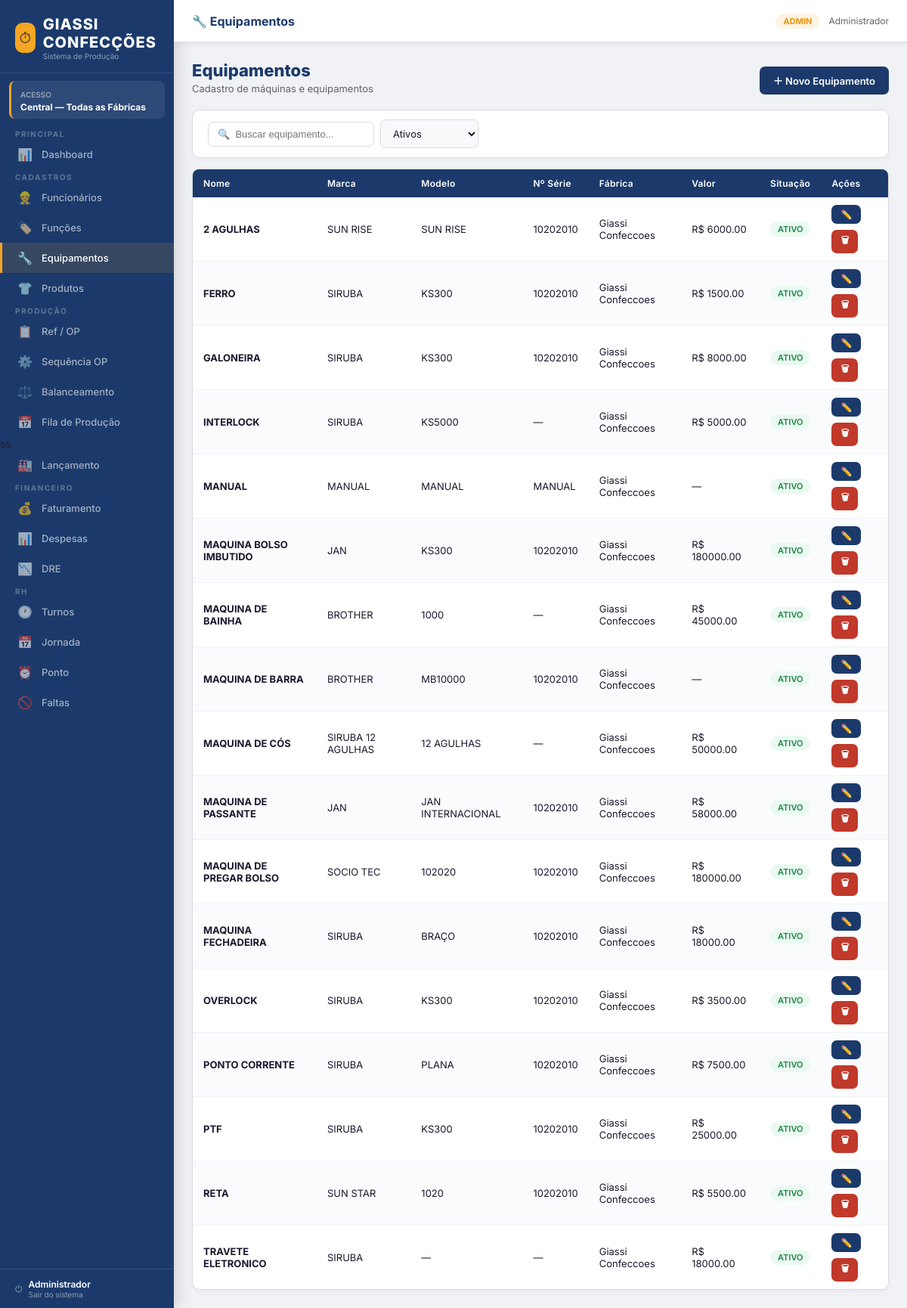
The app's page /equipamentos (signed in) with its own data.
### tables this page shows
CREATE TABLE usuarios (
        id INTEGER PRIMARY KEY AUTOINCREMENT,
        nome TEXT NOT NULL,
        login TEXT NOT NULL UNIQUE,
        senha_hash TEXT NOT NULL,
        perfil TEXT DEFAULT 'operador',
        fabrica_id INTEGER,
        ativo INTEGER DEFAULT 1,
        FOREIGN KEY(fabrica_id) REFERENCES fabricas(id)
    );

CREATE TABLE equipamentos (
        id INTEGER PRIMARY KEY AUTOINCREMENT,
        fabrica_id INTEGER,
        nome TEXT NOT NULL,
        marca TEXT,
        modelo TEXT,
        numero_serie TEXT,
        data_aquisicao TEXT,
        valor REAL DEFAULT 0,
        situacao TEXT DEFAULT 'ATIVO',
        observacao TEXT,
        FOREIGN KEY(fabrica_id) REFERENCES fabricas(id)
    );

CREATE TABLE fabricas (
        id INTEGER PRIMARY KEY AUTOINCREMENT,
        nome TEXT NOT NULL,
        cidade TEXT,
        endereco TEXT,
        ativa INTEGER DEFAULT 1
    );

### app.py (the view)
@app.route('/equipamentos')
@login_required
def equipamentos():
    user = get_user(); c = m.conn()
    fids_list = fab_ids(user); ph = ','.join('?'*len(fids_list))
    equips = c.execute(f"""SELECT e.*,f.nome fab_nome FROM equipamentos e
                           JOIN fabricas f ON e.fabrica_id=f.id
                           WHERE e.fabrica_id IN ({ph}) ORDER BY e.nome""", fids_list).fetchall()
    fabricas = c.execute(f"SELECT * FROM fabricas WHERE id IN ({ph})", fids_list).fetchall()
    c.close()
    equips_list = [dict(e) for e in equips]
    fabricas_list = [dict(f) for f in fabricas]
    return render_template('equipamentos.html', user=user, equips=equips_list, fabricas=fabricas_list)

### app.py (called while the page is built)
def login_required(f):
    @wraps(f)
    def dec(*a, **kw):
        if 'uid' not in session:
            session['next'] = request.url
            return redirect(url_for('login'))
        return f(*a, **kw)
    return dec

def get_user():
    if 'uid' not in session: return None
    c = m.conn()
    u = c.execute("SELECT u.*,f.nome fab_nome FROM usuarios u LEFT JOIN fabricas f ON u.fabrica_id=f.id WHERE u.id=?",
                  (session['uid'],)).fetchone()
    c.close(); return u

def fab_ids(user):
    if user['perfil'] in ('admin','gestor'):
        c = m.conn()
        ids = [r[0] for r in c.execute("SELECT id FROM fabricas WHERE ativa=1").fetchall()]
        c.close(); return ids
    return [user['fabrica_id']]

### models.py (called while the page is built)
def conn():
    c = sqlite3.connect(DB)
    c.row_factory = sqlite3.Row
    c.execute("PRAGMA foreign_keys=ON")
    return c

### templates/equipamentos.html (shortened to what this page needs)
{% extends "base.html" %}
{% block page_title %}🔧 Equipamentos{% endblock %}
{% block content %}
<div class="page-header">
  <div class="page-header-left">
    <h1>Equipamentos</h1>
    <p>Cadastro de máquinas e equipamentos</p>
  </div>
  <button class="btn btn-primary" onclick="abrirModal('modal-equip')">＋ Novo Equipamento</button>
</div>
<div class="card" style="margin-bottom:14px;padding:12px 20px">
  <div class="search-bar">
    <input type="text" class="search-input" id="busca" placeholder="🔍  Buscar equipamento...">
    <select class="form-control" id="filt-sit" style="width:130px">
      <option value="ATIVO">Ativos</option><option value="INATIVO">Inativos</option><option value="">Todos</option>
    </select>
  </div>
</div>
<div class="card" style="padding:0">
  <div class="table-wrap" style="border:none">
    <table>
      <thead><tr><th>Nome</th><th>Marca</th><th>Modelo</th><th>Nº Série</th><th>Fábrica</th><th>Valor</th><th>Situação</th><th>Ações</th></tr></thead>
      <tbody id="tbody-eq">
        {% for e in equips %}
        <tr>
          <td><strong>{{ e.nome }}</strong></td>
          <td>{{ e.marca or '—' }}</td><td>{{ e.modelo or '—' }}</td>
          <td>{{ e.numero_serie or '—' }}</td><td>{{ e.fab_nome }}</td>
          <td>{{ 'R$ %.2f'|format(e.valor|float) if e.valor else '—' }}</td>
          <td><span class="tag {{ 'tag-ativo' if e.situacao=='ATIVO' else 'tag-inativo' }}">{{ e.situacao }}</span></td>
          <td><div class="btn-group">
            <button class="btn btn-sm btn-primary" onclick='editarEquip({{ e|tojson }})'>✏️</button>
            <button class="btn btn-sm btn-danger" onclick="excluirEquip({{ e.id }})">🗑</button>
          </div></td>
        </tr>
        {% else %}
        <tr><td colspan="8" class="empty"><span class="empty-icon">🔧</span>Nenhum equipamento cadastrado</td></tr>
        {% endfor %}
      </tbody>
    </table>
  </div>
</div>
{% endblock %}

### templates/base.html (shortened to what this page needs)
<!DOCTYPE html>
<html lang="pt-BR">
<head>
</head>
<body>
<div class="layout">
  <nav class="sidebar">
    <div class="sid-logo">
      <div class="sid-logo-inner">
        <div class="sid-logo-icon">⏱</div>
        <div>
          <h1>GIASSI CONFECÇÕES</h1>
          <small>Sistema de Produção</small>
        </div>
      </div>
    </div>
    {% if session.fab_id %}
    <div class="sid-fab">
      <span>Fábrica Atual</span>
      <strong>{{ get_user().fab_nome if get_user() else '—' }}</strong>
    </div>
    {% else %}
    <div class="sid-fab">
      <span>Acesso</span>
      <strong>Central — Todas as Fábricas</strong>
    </div>
    {% endif %}
    <div style="overflow-y:auto;flex:1">
      <span class="nav-section">Principal</span>
      <a href="/dashboard" class="nav-item {% if request.path=='/dashboard' %}active{% endif %}">
        <span class="nav-icon">📊</span><span class="nav-label">Dashboard</span></a>
      <span class="nav-section">Cadastros</span>
      <a href="/funcionarios" class="nav-item {% if 'funcionarios' in request.path %}active{% endif %}">
        <span class="nav-icon">👷</span><span class="nav-label">Funcionários</span></a>
      <a href="/funcoes" class="nav-item {% if 'funcoes' in request.path %}active{% endif %}">
        <span class="nav-icon">🏷️</span><span class="nav-label">Funções</span></a>
      <a href="/equipamentos" class="nav-item {% if 'equipamentos' in request.path %}active{% endif %}">
        <span class="nav-icon">🔧</span><span class="nav-label">Equipamentos</span></a>
      <a href="/produtos" class="nav-item {% if 'produtos' in request.path %}active{% endif %}">
        <span class="nav-icon">👕</span><span class="nav-label">Produtos</span></a>
      <span class="nav-section">Produção</span>
      <a href="/ref-op" class="nav-item"><span class="nav-icon">📋</span><span class="nav-label">Ref / OP</span></a>
      <a  href="/sequencia-op" class="nav-item"><span class="nav-icon">⚙️</span><span class="nav-label">Sequência OP</span></a>
      <a href="/balanceamento" class="nav-item"><span class="nav-icon">⚖️</span><span class="nav-label">Balanceamento</span></a>
      <a href="/fila-producao" class="nav-item"><span class="nav-icon">📅</span><span class="nav-label">Fila de Produção</span></a>ss
      <a href="/lancamento" class="nav-item"><span class="nav-icon">🏭</span><span class="nav-label">Lançamento</span></a>
      <span class="nav-section">Financeiro</span>
      <a href="/faturamento" class="nav-item"><span class="nav-icon">💰</span><span class="nav-label">Faturamento</span></a>
      <a href="/despesas" class="nav-item"><span class="nav-icon">📊</span><span class="nav-label">Despesas</span></a>
      <a href="/dre" class="nav-item"><span class="nav-icon">📉</span><span class="nav-label">DRE</span></a>
      <span class="nav-section">RH</span>
      <a href="/turnos" class="nav-item {% if 'turnos' in request.path %}active{% endif %}"><span class="nav-icon">🕐</span><span class="nav-label">Turnos</span></a>
      <a href="/jornada" class="nav-item {% if 'jornada' in request.path %}active{% endif %}"><span class="nav-icon">📅</span><span class="nav-label">Jornada</span></a>
      <a href="#" class="nav-item"><span class="nav-icon">⏰</span><span class="nav-label">Ponto</span></a>
      <a href="/ocorrencias" class="nav-item"><span class="nav-icon">🚫</span><span class="nav-label">Faltas</span></a>
    </div>
    <div class="sid-bottom">
      <a href="/logout">
        <span>⏻</span>
        <div>
          <div style="color:#fff;font-size:12px;font-weight:600">{{ session.nome }}</div>
          <div style="font-size:10px">Sair do sistema</div>
        </div>
      </a>
    </div>
  </nav>
  <div class="main">
    <div class="topbar">
      <div class="topbar-title">{% block page_title %}Chrona{% endblock %}</div>
      <div class="topbar-right">
        <span class="badge {% if session.perfil=='admin' %}badge-admin{% else %}badge-op{% endif %}">
          {{ session.perfil|upper }}</span>
        <span class="user-info">{{ session.nome }}</span>
      </div>
    </div>
    <div class="content">
      {% block content %}{% endblock %}
    </div>
  </div>
</div>
</body>
</html>

### records on screen
usuarios: nome "Administrador"
equipamentos: nome "2 AGULHAS", marca "SUN RISE", modelo "SUN RISE", numero_serie "10202010", fab_nome "Giassi Confeccoes", valor "R$ 6000.00", situacao "ATIVO"
equipamentos: nome "FERRO", marca "SIRUBA", modelo "KS300", numero_serie "10202010", fab_nome "Giassi Confeccoes", valor "R$ 1500.00", situacao "ATIVO"
equipamentos: nome "GALONEIRA", marca "SIRUBA", modelo "KS300", numero_serie "10202010", fab_nome "Giassi Confeccoes", valor "R$ 8000.00", situacao "ATIVO"
equipamentos: nome "INTERLOCK", marca "SIRUBA", modelo "KS5000", numero_serie "—", fab_nome "Giassi Confeccoes", valor "R$ 5000.00", situacao "ATIVO"
equipamentos: nome "MANUAL", marca "MANUAL", modelo "MANUAL", numero_serie "MANUAL", fab_nome "Giassi Confeccoes", valor "—", situacao "ATIVO"
equipamentos: nome "MAQUINA BOLSO IMBUTIDO", marca "JAN", modelo "KS300", numero_serie "10202010", fab_nome "Giassi Confeccoes", valor "R$ 180000.00", situacao "ATIVO"
equipamentos: nome "MAQUINA DE BAINHA", marca "BROTHER", modelo "1000", numero_serie "—", fab_nome "Giassi Confeccoes", valor "R$ 45000.00", situacao "ATIVO"
equipamentos: nome "MAQUINA DE BARRA", marca "BROTHER", modelo "MB10000", numero_serie "10202010", fab_nome "Giassi Confeccoes", valor "—", situacao "ATIVO"
equipamentos: nome "MAQUINA DE CÓS", marca "SIRUBA 12 AGULHAS", modelo "12 AGULHAS", numero_serie "—", fab_nome "Giassi Confeccoes", valor "R$ 50000.00", situacao "ATIVO"
equipamentos: nome "MAQUINA DE PASSANTE", marca "JAN", modelo "JAN INTERNACIONAL", numero_serie "10202010", fab_nome "Giassi Confeccoes", valor "R$ 58000.00", situacao "ATIVO"
equipamentos: nome "MAQUINA DE PREGAR BOLSO", marca "SOCIO TEC", modelo "102020", numero_serie "10202010", fab_nome "Giassi Confeccoes", valor "R$ 180000.00", situacao "ATIVO"
equipamentos: nome "MAQUINA FECHADEIRA", marca "SIRUBA", modelo "BRAÇO", numero_serie "10202010", fab_nome "Giassi Confeccoes", valor "R$ 18000.00", situacao "ATIVO"
equipamentos: nome "OVERLOCK", marca "SIRUBA", modelo "KS300", numero_serie "10202010", fab_nome "Giassi Confeccoes", valor "R$ 3500.00", situacao "ATIVO"
equipamentos: nome "PONTO CORRENTE", marca "SIRUBA", modelo "PLANA", numero_serie "10202010", fab_nome "Giassi Confeccoes", valor "R$ 7500.00", situacao "ATIVO"
equipamentos: nome "PTF", marca "SIRUBA", modelo "KS300", numero_serie "10202010", fab_nome "Giassi Confeccoes", valor "R$ 25000.00", situacao "ATIVO"
equipamentos: nome "RETA", marca "SUN STAR", modelo "1020", numero_serie "10202010", fab_nome "Giassi Confeccoes", valor "R$ 5500.00", situacao "ATIVO"
equipamentos: nome "TRAVETE ELETRONICO", marca "SIRUBA", modelo "—", numero_serie "—", fab_nome "Giassi Confeccoes", valor "R$ 18000.00", situacao "ATIVO"

### other values on screen
{{ session.perfil|upper }} "ADMIN"
